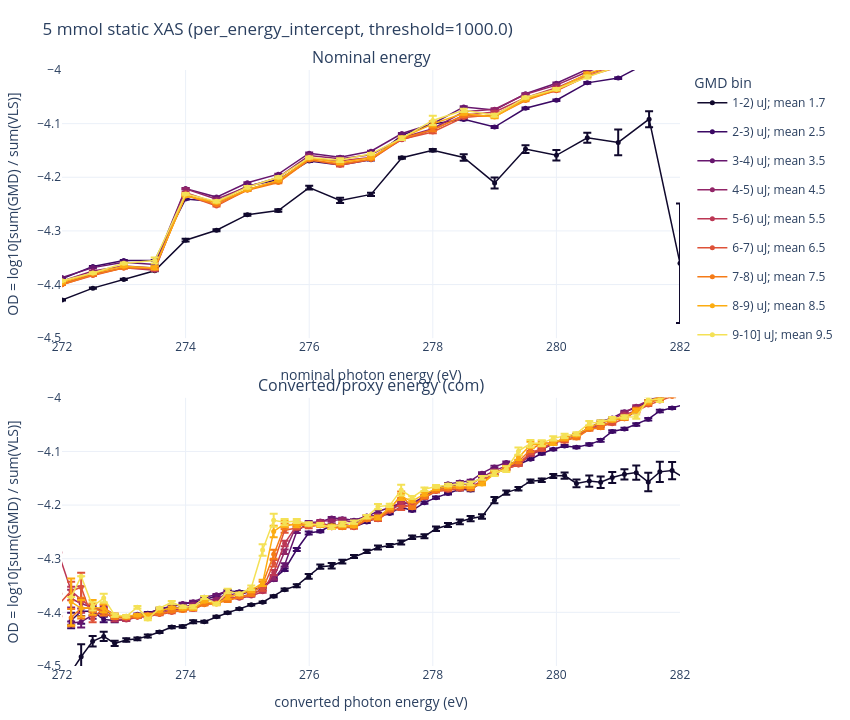

Source (notebook cell):
### Code cell
fig_plotly = txas.plot_thesis_xas_pair_plotly(
    result,
    nominal_xlim=PLOTLY_NOMINAL_XLIM,
    converted_xlim=PLOTLY_CONVERTED_XLIM,
    nominal_ylim=NOMINAL_YLIM,
    converted_ylim=CONVERTED_YLIM,
    show_errorbars=SHOW_ERRORBARS,
)
fig_plotly
